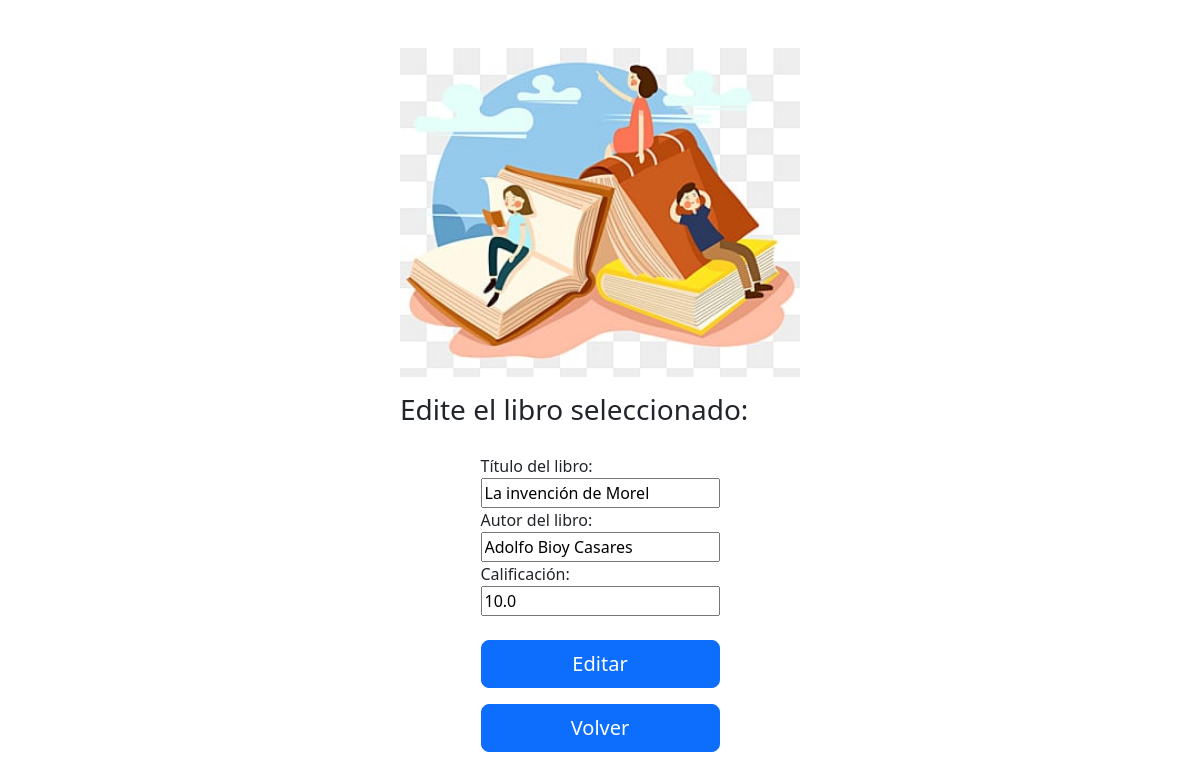
Page /edit?id=2 (signed in) on the committed database.
### modules/modelos.py (models this page shows)
class ModeloLibro(Base):
    __tablename__ = 'libros'
    id = Column(Integer(), primary_key=True)
    nombre = Column(String(1000), nullable=False, unique=True)
    autor = Column(String(1000), nullable=False)
    calificacion = Column(Float(), default=0.0)
    id_usuario = Column(Integer(), ForeignKey('usuarios.id'))

### server.py (the view, shortened to what this page needs)
@app.route("/edit", methods=['GET', 'POST'])
@gestor_login.se_requiere_login
def funcion_editar():
    libro_a_editar = gestor_libros.devolver_libro(request.args.get('id'))
    return render_template("editar.html", libro=libro_a_editar)

### modules/dominio.py (called while the page is built)
    @property
    def id(self):
        return self.__id

    @property
    def id_usuario(self):
        return self.__id_usuario

    @property
    def nombre(self):
        return self.__nombre

    @property
    def autor(self):
        return self.__autor

    @property
    def calificacion(self):
        return self.__calificacion

    @id.setter
    def id(self, p_id):
        if p_id != None:
            if not isinstance(p_id, int):
                raise ValueError("El id del libro debe ser un número entero")
            self.__id = p_id
        else:
            self.__id = None

    @id_usuario.setter
    def id_usuario(self, p_id_usuario):
        if p_id_usuario != None:
            if not isinstance(p_id_usuario, int):
                raise ValueError("El id del usuario debe ser un número entero")
            self.__id_usuario = p_id_usuario
        else:
            self.__id_usuario = None

    @nombre.setter
    def nombre(self, p_nombre:str):
        if not isinstance(p_nombre, str) or p_nombre.strip() == "":
            raise ValueError("El nombre del libro debe ser un string y no debe estar vacío")
        self.__nombre = p_nombre.strip()

    @autor.setter
    def autor(self, p_autor:str):
        if not isinstance(p_autor, str) or p_autor.strip() == "":
            raise ValueError("El nombre del autor debe ser un string y no debe estar vacío")
        self.__autor = p_autor.strip()

    @calificacion.setter
    def calificacion(self, p_calificacion):
        if not isinstance(p_calificacion, (float, int)):
            raise ValueError("La calificación del libro debe ser un número entre 0 y 10")
        if p_calificacion < 0 or p_calificacion > 10:
            raise ValueError("La calificación del libro debe ser un número entre 0 y 10")
        self.__calificacion = p_calificacion

    def to_dict(self):
        return {
            "id": self.id,
            "nombre": self.nombre,
            "autor": self.autor,
            "calificacion": self.calificacion,
            "id_usuario": self.id_usuario
        }

    @property
    def id(self):
        return self.__id

    @property
    def nombre(self):
        return self.__nombre

    @property
    def email(self):
        return self.__email

    @property
    def password(self):
        return self.__password

    @password.setter
    def password(self, password:str):
        self.__password = password

### templates/editar.html (shortened to what this page needs)
<!DOCTYPE html>
<html lang="en">
<head>
    <link href="https://cdn.jsdelivr.net/npm/bootstrap@5.3.0-alpha3/dist/css/bootstrap.min.css" rel="stylesheet">
</head>
<body class="container">
    <div class="row justify-content-md-center">
        <div class="col-md-auto col-6">
            <img class="mx-auto mt-5 mb-3" src="{{ url_for('static', filename='images/libros.png') }}" width="400">
            <div class="mx-auto">
                <h3>Edite el libro seleccionado:</h3>
            </div>
        </div>
    </div>
    <div class="row justify-content-md-center">
        <div class="col-md-auto pt-1" style="color: red">
        </div>
    </div>
    <div class="row justify-content-center">
        <div class="col-auto pt-3">
            <form action="{{ url_for('funcion_editar') }}" method="post">
                <label for="nombre">Título del libro:</label><br>
                <input type="text" id="nombre" name="input_nombre" value="{{libro.nombre}}" required><br>
                <label for="autor">Autor del libro:</label><br>
                <input type="text" id="autor" name="input_autor" value="{{libro.autor}}" required><br>
                <label for="calif">Calificación:</label><br>
                <input type="number" id="calif" name="input_calif" value="{{libro.calificacion}}" step=0.1 max="10" required><br><br>
                <button class="element_width w-100 btn btn-lg btn-primary" type="submit">Editar</button>
            </form>
            <div class="row flex-fill">
                <form class="pt-3" action="{{url_for('inicio')}}">
                    <button class="element_width w-100 btn btn-lg btn-primary" type="submit">Volver</button>
                </form>
            </div>
        </div>
</body>
</html>

### rows in the picture
ModeloLibro: input_nombre "La invención de Morel", input_autor "Adolfo Bioy Casares", input_calif "10.0"
